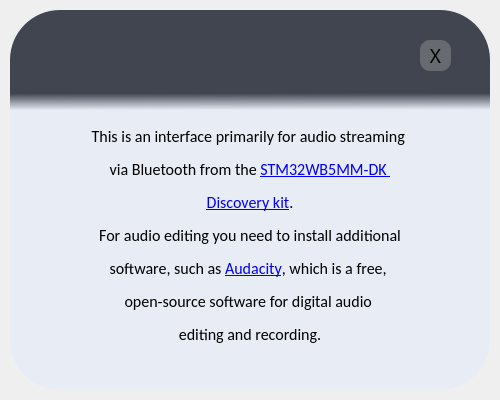
<?xml version="1.0" encoding="UTF-8"?>
<ui version="4.0">
 <class>Dialog</class>
 <widget class="QDialog" name="Dialog">
  <property name="geometry">
   <rect>
    <x>0</x>
    <y>0</y>
    <width>500</width>
    <height>400</height>
   </rect>
  </property>
  <property name="windowTitle">
   <string>Dialog</string>
  </property>
  <widget class="QWidget" name="widget" native="true">
   <property name="geometry">
    <rect>
     <x>10</x>
     <y>10</y>
     <width>480</width>
     <height>380</height>
    </rect>
   </property>
   <property name="font">
    <font>
     <family>Arial Rounded MT Bold</family>
     <pointsize>12</pointsize>
    </font>
   </property>
   <property name="styleSheet">
    <string notr="true">QPushButton#exitBtn {
background-color: rgba(195, 195, 195, 0.3);
border-radius: 10px; 
}
QPushButton#exitBtn:hover {
background-color:  qlineargradient(spread:pad, x1:0, y1:0, x2:0.731905, y2:0.755, stop:0 rgba(255, 221, 221, 255), stop:0.955224 rgba(238, 103, 100, 255))
}</string>
   </property>
   <widget class="QLabel" name="label">
    <property name="geometry">
     <rect>
      <x>0</x>
      <y>-1</y>
      <width>480</width>
      <height>381</height>
     </rect>
    </property>
    <property name="font">
     <font>
      <family>Calibri</family>
      <pointsize>12</pointsize>
     </font>
    </property>
    <property name="styleSheet">
     <string notr="true">background-color: rgb(231, 236, 245);
border-radius: 50px</string>
    </property>
    <property name="text">
     <string>&lt;html&gt;&lt;head/&gt;&lt;body&gt;&lt;p&gt;&lt;br/&gt;&lt;/p&gt;&lt;p&gt;&lt;br/&gt;This is an interface primarily for audio streaming &lt;/p&gt;&lt;p&gt;via Bluetooth from the &lt;a href=&quot;https://www.st.com/en/evaluation-tools/stm32wb5mm-dk.html&quot;&gt;&lt;span style=&quot; text-decoration: underline; color:#0000ff;&quot;&gt;STM32WB5MM-DK &lt;/span&gt;&lt;/a&gt;&lt;/p&gt;&lt;p&gt;&lt;a href=&quot;https://www.st.com/en/evaluation-tools/stm32wb5mm-dk.html&quot;&gt;&lt;span style=&quot; text-decoration: underline; color:#0000ff;&quot;&gt;Discovery kit&lt;/span&gt;&lt;/a&gt;.&lt;/p&gt;&lt;p&gt;For audio editing you need to install additional&lt;/p&gt;&lt;p&gt;software, such as &lt;a href=&quot;https://www.audacityteam.org/download/&quot;&gt;&lt;span style=&quot; text-decoration: underline; color:#0000ff;&quot;&gt;Audacity&lt;/span&gt;&lt;/a&gt;, which is a free, &lt;/p&gt;&lt;p&gt;open-source software for digital audio &lt;/p&gt;&lt;p&gt;editing and recording.&lt;/p&gt;&lt;/body&gt;&lt;/html&gt;</string>
    </property>
    <property name="alignment">
     <set>Qt::AlignCenter</set>
    </property>
    <property name="margin">
     <number>10</number>
    </property>
   </widget>
   <widget class="QLabel" name="header">
    <property name="geometry">
     <rect>
      <x>0</x>
      <y>0</y>
      <width>480</width>
      <height>70</height>
     </rect>
    </property>
    <property name="font">
     <font>
      <family>Arial Rounded MT Bold</family>
      <pointsize>28</pointsize>
     </font>
    </property>
    <property name="styleSheet">
     <string notr="true">border-top-left-radius: 50px;
border-top-right-radius: 50px;
background-color: rgb(64, 69, 79);
</string>
    </property>
    <property name="text">
     <string/>
    </property>
    <property name="alignment">
     <set>Qt::AlignCenter</set>
    </property>
    <property name="margin">
     <number>10</number>
    </property>
   </widget>
   <widget class="QLabel" name="headerFade">
    <property name="geometry">
     <rect>
      <x>0</x>
      <y>70</y>
      <width>480</width>
      <height>30</height>
     </rect>
    </property>
    <property name="font">
     <font>
      <family>Arial Rounded MT Bold</family>
      <pointsize>28</pointsize>
     </font>
    </property>
    <property name="styleSheet">
     <string notr="true">background-color: qlineargradient(spread:pad, x1:0.511975, y1:0.443, x2:0.522, y2:1, stop:0 rgba(64, 69, 79, 255), stop:1 rgba(64, 69, 79, 0))</string>
    </property>
    <property name="text">
     <string/>
    </property>
    <property name="alignment">
     <set>Qt::AlignCenter</set>
    </property>
    <property name="margin">
     <number>10</number>
    </property>
   </widget>
   <widget class="QPushButton" name="exitBtn">
    <property name="geometry">
     <rect>
      <x>410</x>
      <y>30</y>
      <width>31</width>
      <height>31</height>
     </rect>
    </property>
    <property name="font">
     <font>
      <family>Arial Rounded MT Bold</family>
      <pointsize>14</pointsize>
      <weight>50</weight>
      <italic>false</italic>
      <bold>false</bold>
     </font>
    </property>
    <property name="text">
     <string>X</string>
    </property>
   </widget>
  </widget>
 </widget>
 <resources/>
 <connections/>
</ui>
